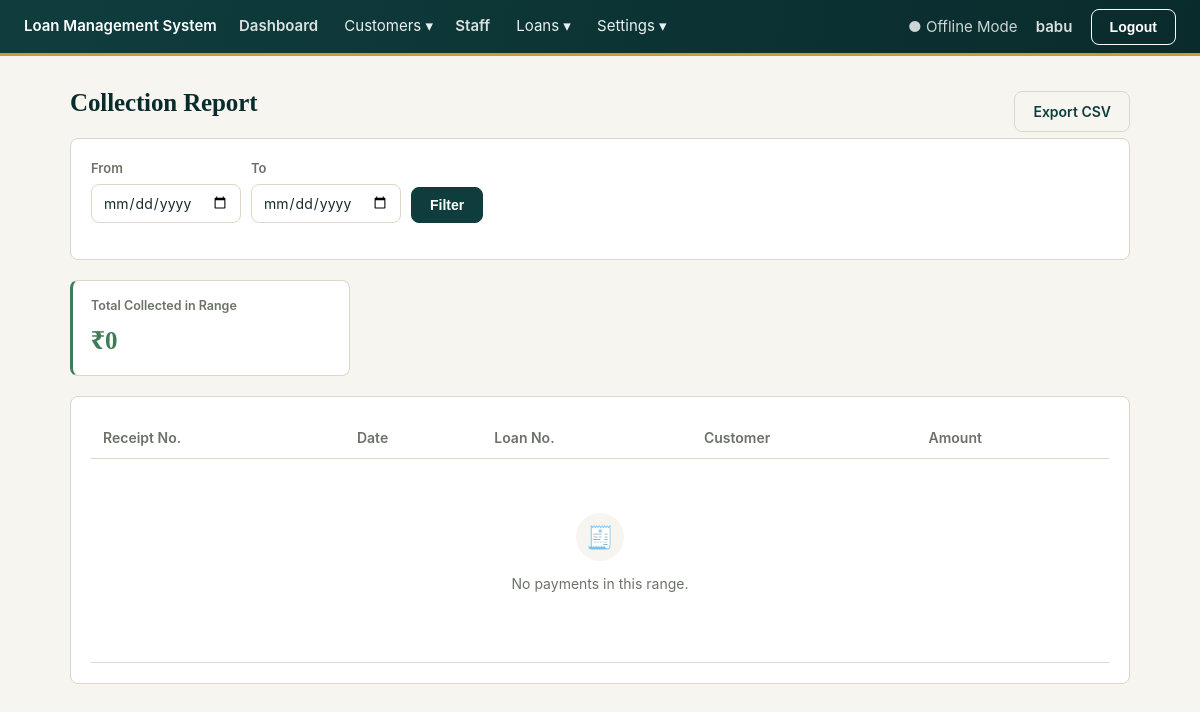
The page /reports/collections/ (signed in) on the database as committed earlier.
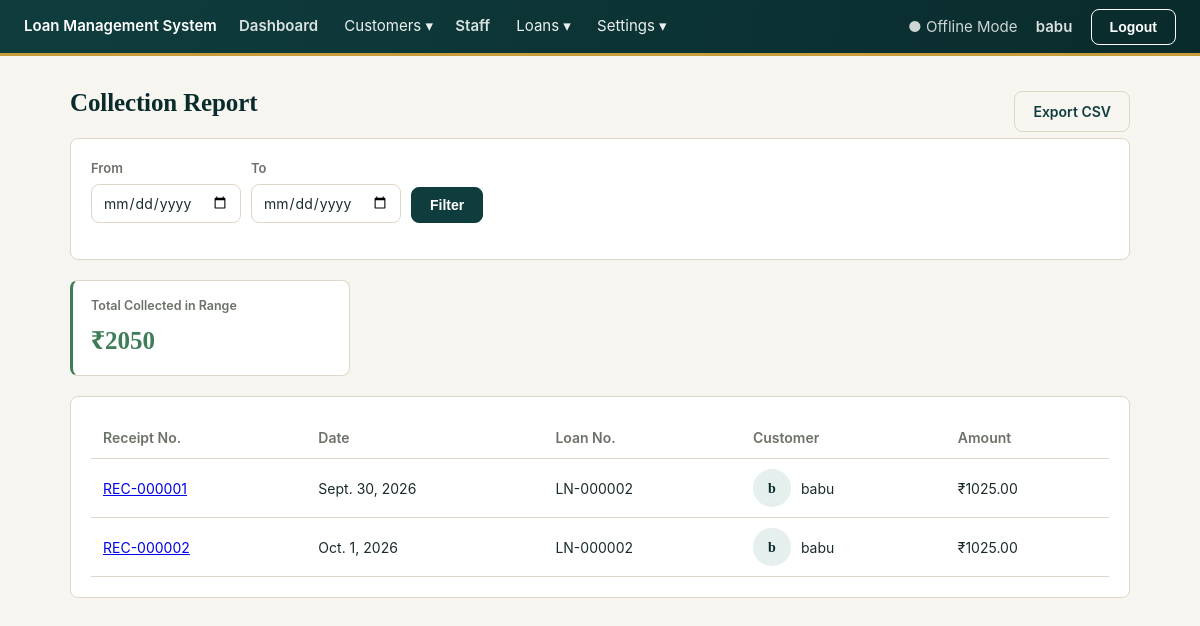
The same page on the database as committed later.
### payments/models.py (models this page shows, shortened)
class Payment(models.Model):
    PAYMENT_MODE_CASH = "cash"
    PAYMENT_MODE_ONLINE = "online"
    PAYMENT_MODE_CHOICES = [
        (PAYMENT_MODE_CASH, "Cash"),
        (PAYMENT_MODE_ONLINE, "Online"),
    ]
    """One receipt. amount_paid is whatever is CURRENTLY correct — if
    edited, previous_amount/edited_at record what it was before, per your
    choice to keep the prior value visible rather than a full history."""
    receipt_number = models.CharField(max_length=20, unique=True, editable=False)
    loan = models.ForeignKey(Loan, on_delete=models.PROTECT, related_name="payments")
    payment_date = models.DateField()
    payment_mode = models.CharField(
        max_length=10,
        choices=PAYMENT_MODE_CHOICES,
        default=PAYMENT_MODE_CASH,
    )
    transaction_id = models.CharField(max_length=100, blank=True)
    amount_paid = models.DecimalField(max_digits=12, decimal_places=2)
    previous_amount = models.DecimalField(max_digits=12, decimal_places=2, null=True, blank=True)
    edited_at = models.DateTimeField(null=True, blank=True)
    unallocated_amount = models.DecimalField(
        max_digits=12, decimal_places=2, default=Decimal("0"),
        help_text="Left over if this payment exceeds everything currently owed on the loan.",
    )
    remarks = models.TextField(blank=True)
    created_at = models.DateTimeField(auto_now_add=True)
    class Meta:
        ordering = ["-payment_date", "-created_at"]

### loans/models.py (models this page shows, shortened)
class Loan(models.Model):
    FREQUENCY_DAILY = "daily"
    FREQUENCY_WEEKLY = "weekly"
    FREQUENCY_BIWEEKLY = "biweekly"
    FREQUENCY_MONTHLY = "monthly"
    FREQUENCY_CUSTOM = "custom"
    FREQUENCY_CHOICES = [
        (FREQUENCY_DAILY, "Daily"),
        (FREQUENCY_WEEKLY, "Weekly"),
        (FREQUENCY_BIWEEKLY, "Biweekly"),
        (FREQUENCY_MONTHLY, "Monthly"),
        (FREQUENCY_CUSTOM, "Custom interval"),
    ]
    STATUS_ACTIVE = "active"
    STATUS_COMPLETED = "completed"
    STATUS_CLOSED = "closed"
    STATUS_CANCELLED = "cancelled"
    STATUS_CHOICES = [
        (STATUS_ACTIVE, "Active"),
        (STATUS_COMPLETED, "Completed"),
        (STATUS_CLOSED, "Closed"),
        (STATUS_CANCELLED, "Cancelled"),
    ]
    loan_number = models.CharField(max_length=20, unique=True, editable=False)
    customer = models.ForeignKey(
        "customers.Customer", on_delete=models.PROTECT, related_name="loans"
    )
    assigned_staff = models.ForeignKey(
        "staff.Staff", on_delete=models.SET_NULL, null=True, blank=True, related_name="loans",
        help_text="Staff member responsible for collecting this loan.",
    )
    loan_group = models.ForeignKey(
        LoanGroup, on_delete=models.SET_NULL, null=True, blank=True, related_name="loans"
    )
    loan_type = models.ForeignKey(LoanType, on_delete=models.PROTECT)
    interest_type = models.ForeignKey(InterestType, on_delete=models.PROTECT)
    principal_amount = models.DecimalField(max_digits=12, decimal_places=2)
    interest_rate = models.DecimalField(
        max_digits=5, decimal_places=2, help_text="Annual interest rate, %."
    )
    start_date = models.DateField()
    repayment_frequency = models.CharField(max_length=10, choices=FREQUENCY_CHOICES)
    custom_interval_days = models.PositiveIntegerField(
        null=True, blank=True,
        help_text="Only used when Repayment Frequency = Custom interval.",
    )
    number_of_installments = models.PositiveIntegerField()
    first_due_date = models.DateField()
    purpose = models.CharField(max_length=255, blank=True)
    remarks = models.TextField(blank=True)
    status = models.CharField(max_length=10, choices=STATUS_CHOICES, default=STATUS_ACTIVE)
    total_interest = models.DecimalField(max_digits=12, decimal_places=2, editable=False)
    total_payable = models.DecimalField(max_digits=12, decimal_places=2, editable=False)
    created_at = models.DateTimeField(auto_now_add=True)
    closing_date = models.DateField(null=True, blank=True)
    closing_remarks = models.TextField(blank=True)
    class Meta:
        ordering = ["-created_at"]

### customers/models.py (models this page shows, shortened)
class Customer(models.Model):
    GENDER_MALE = "male"
    GENDER_FEMALE = "female"
    GENDER_OTHER = "other"
    GENDER_CHOICES = [
        (GENDER_MALE, "Male"),
        (GENDER_FEMALE, "Female"),
        (GENDER_OTHER, "Other"),
    ]
    MARITAL_SINGLE = "single"
    MARITAL_MARRIED = "married"
    MARITAL_OTHER = "other"
    MARITAL_CHOICES = [
        (MARITAL_SINGLE, "Single"),
        (MARITAL_MARRIED, "Married"),
        (MARITAL_OTHER, "Other"),
    ]
    STATUS_ACTIVE = "active"
    STATUS_INACTIVE = "inactive"
    STATUS_CHOICES = [
        (STATUS_ACTIVE, "Active"),
        (STATUS_INACTIVE, "Inactive"),
    ]
    customer_id = models.CharField(max_length=20, unique=True, editable=False)
    full_name = models.CharField(max_length=150)
    date_of_birth = models.DateField()
    gender = models.CharField(max_length=10, choices=GENDER_CHOICES)
    mobile = models.CharField(max_length=10, validators=[mobile_validator], unique=True)
    alternate_mobile = models.CharField(
        max_length=10, validators=[mobile_validator], blank=True
    )
    email = models.EmailField(blank=True)
    photo = models.ImageField(upload_to="customers/photos/", blank=True, null=True)
    marital_status = models.CharField(max_length=10, choices=MARITAL_CHOICES)
    occupation = models.CharField(max_length=100)
    monthly_income = models.DecimalField(max_digits=12, decimal_places=2)
    father_husband_name = models.CharField(max_length=150)
    permanent_door_no = models.CharField(max_length=50)
    permanent_street = models.CharField(max_length=150)
    permanent_area = models.CharField(max_length=150)
    permanent_village_town = models.CharField(max_length=150)
    permanent_city = models.CharField(max_length=100)
    permanent_district = models.CharField(max_length=100)
    permanent_state = models.CharField(max_length=100)
    permanent_pincode = models.CharField(max_length=6, validators=[pincode_validator])
    same_as_permanent_address = models.BooleanField(default=True)
    current_door_no = models.CharField(max_length=50, blank=True)
    current_street = models.CharField(max_length=150, blank=True)
    current_area = models.CharField(max_length=150, blank=True)
    current_village_town = models.CharField(max_length=150, blank=True)
    current_city = models.CharField(max_length=100, blank=True)
    current_district = models.CharField(max_length=100, blank=True)
    current_state = models.CharField(max_length=100, blank=True)
    current_pincode = models.CharField(max_length=6, blank=True)
    status = models.CharField(max_length=10, choices=STATUS_CHOICES, default=STATUS_ACTIVE)
    default_staff = models.ForeignKey(
        "staff.Staff", on_delete=models.SET_NULL, null=True, blank=True,
        related_name="default_customers",
        help_text="Optional staff member to use as the default when this customer gets a new loan.",
    )
    created_at = models.DateTimeField(auto_now_add=True)
    updated_at = models.DateTimeField(auto_now=True)
    class Meta:
        ordering = ["-created_at"]

### reports/views.py (the view)
# urls.py: path("collections/", views.collection_report, name="collections"),
@login_required
def collection_report(request):
    form, payments = _collection_queryset(request)
    total = _decimal_sum(payments, "amount_paid")
    return render(
        request,
        "reports/collection_report.html",
        {"form": form, "payments": payments, "total": total},
    )

### reports/forms.py
class DateRangeForm(forms.Form):
    date_from = forms.DateField(required=False, widget=forms.DateInput(attrs={"type": "date"}))
    date_to = forms.DateField(required=False, widget=forms.DateInput(attrs={"type": "date"}))

### core/context_processors.py (called while the page is built)
def system_settings(request):
    return {"company_name": get_setting("company_name")}

### core/models.py (called while the page is built)
def get_setting(key, default=None):
    try:
        return SystemSetting.objects.get(key=key).value
    except SystemSetting.DoesNotExist:
        return DEFAULTS.get(key, default)

### reports/views.py (called while the page is built)
def _decimal_sum(queryset, expression, field_name="total"):
    result = queryset.aggregate(**{field_name: Sum(expression)})[field_name]
    return result or 0

def _collection_queryset(request):
    form = DateRangeForm(request.GET or None)
    payments = Payment.objects.select_related("loan", "loan__customer").order_by("payment_date")
    if form.is_valid():
        if form.cleaned_data.get("date_from"):
            payments = payments.filter(payment_date__gte=form.cleaned_data["date_from"])
        if form.cleaned_data.get("date_to"):
            payments = payments.filter(payment_date__lte=form.cleaned_data["date_to"])
    return form, payments

### reports/templates/reports/collection_report.html
{% extends "base.html" %}
{% block content %}
<div style="display:flex;justify-content:space-between;align-items:center;">
  <h1>Collection Report</h1>
  <a href="{% url 'reports:collections_csv' %}?{{ request.GET.urlencode }}" class="btn secondary">Export CSV</a>
</div>
<form method="get" class="card">
  <div class="search-bar">
    <div class="form-group"><label>From</label>{{ form.date_from }}</div>
    <div class="form-group"><label>To</label>{{ form.date_to }}</div>
    <div class="form-group" style="align-self:flex-end;"><button class="btn">Filter</button></div>
  </div>
</form>
<div class="stat-row animated" style="grid-template-columns:1fr;max-width:280px;">
  <div class="stat-card success">
    <div class="stat-label">Total Collected in Range</div>
    <div class="stat-value">₹{{ total }}</div>
  </div>
</div>
<div class="card">
  <table>
    <thead><tr><th>Receipt No.</th><th>Date</th><th>Loan No.</th><th>Customer</th><th>Amount</th></tr></thead>
    <tbody>
      {% for payment in payments %}
        <tr>
          <td><a href="{% url 'payments:detail' payment.pk %}">{{ payment.receipt_number }}</a></td>
          <td>{{ payment.payment_date }}</td>
          <td>{{ payment.loan.loan_number }}</td>
          <td>
            <div class="name-cell">
              <div class="avatar">{{ payment.loan.customer.full_name|slice:":1" }}</div>
              {{ payment.loan.customer.full_name }}
            </div>
          </td>
          <td>₹{{ payment.amount_paid }}</td>
        </tr>
      {% empty %}
        <tr>
          <td colspan="5">
            <div class="empty-state">
              <div class="empty-state-icon">🧾</div>
              <p>No payments in this range.</p>
            </div>
          </td>
        </tr>
      {% endfor %}
    </tbody>
  </table>
</div>
{% endblock %}

Rows that differ between the two databases and show on the page:
added Payment: receipt_number "REC-000001", payment_date "Sept. 30, 2026", loan.loan_number "LN-000002", loan.customer.full_name "b", loan.customer.full_name "babu", amount_paid "1025.00"
added Payment: receipt_number "REC-000002", payment_date "Oct. 1, 2026", loan.loan_number "LN-000002", loan.customer.full_name "b", loan.customer.full_name "babu", amount_paid "1025.00"
Other text that changed with them:
{{ total }}: "0" → "2050"
text no longer shown: "🧾 No payments in this range."
